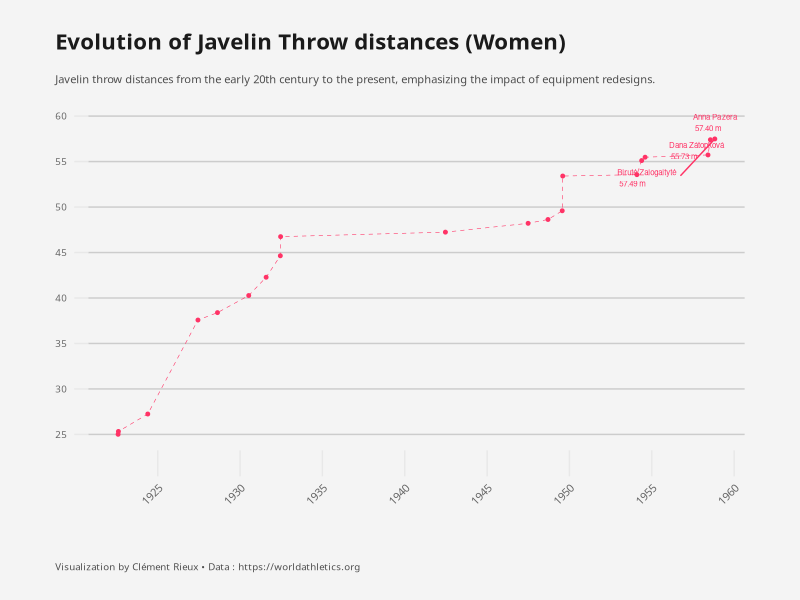
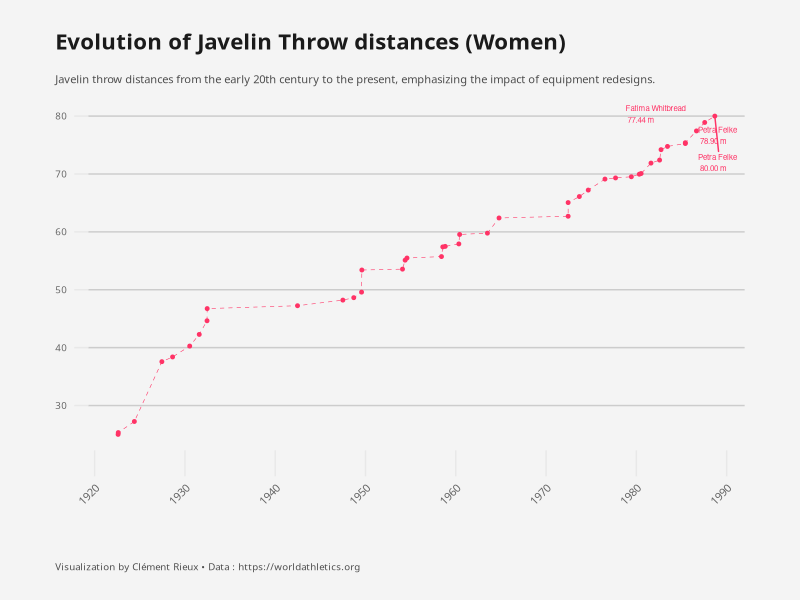
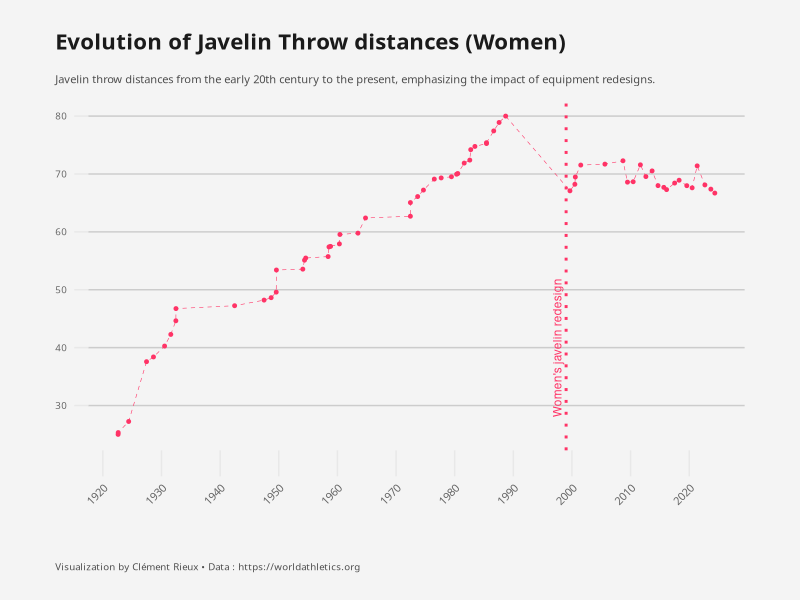
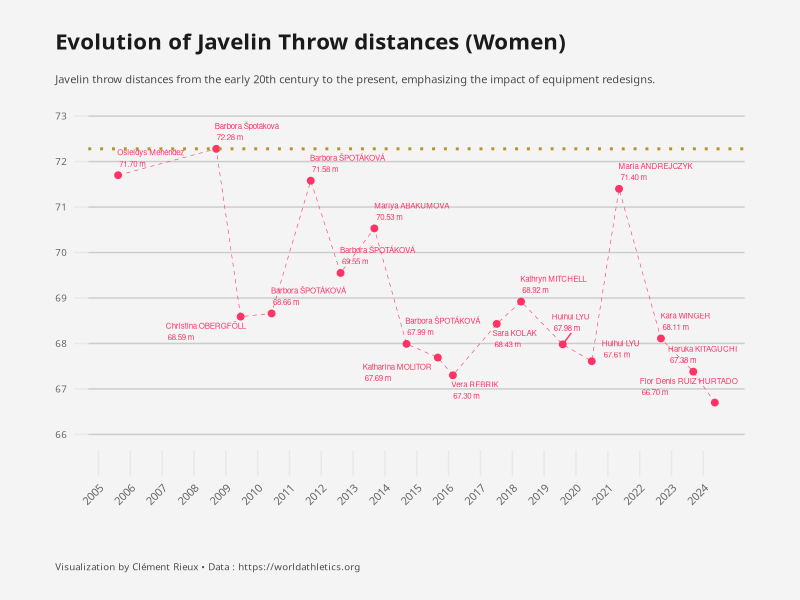
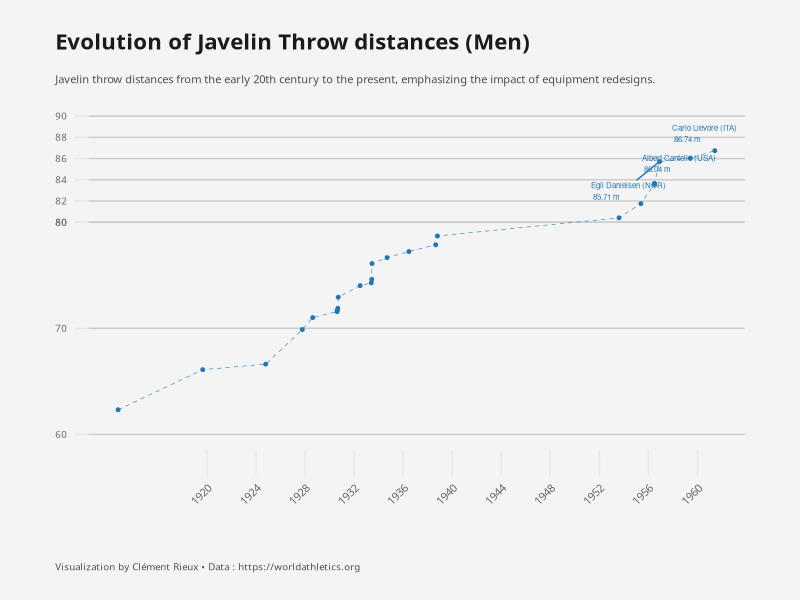
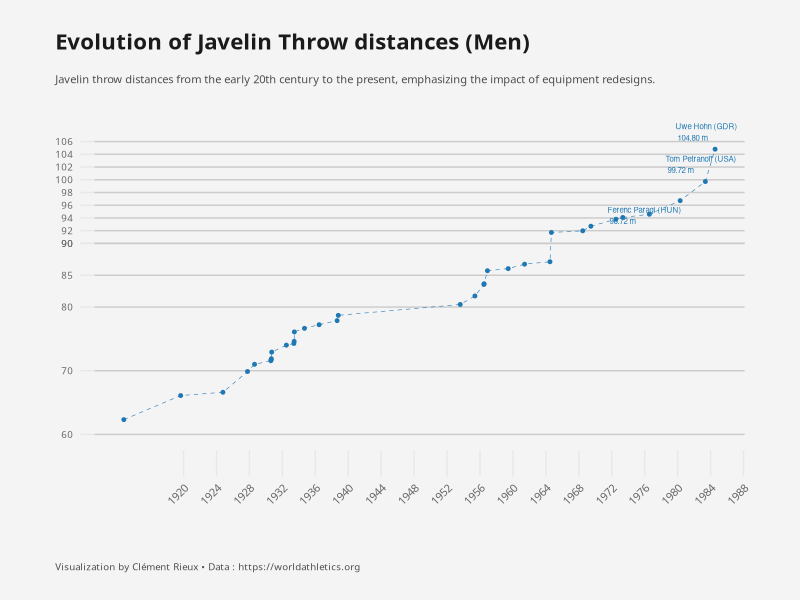
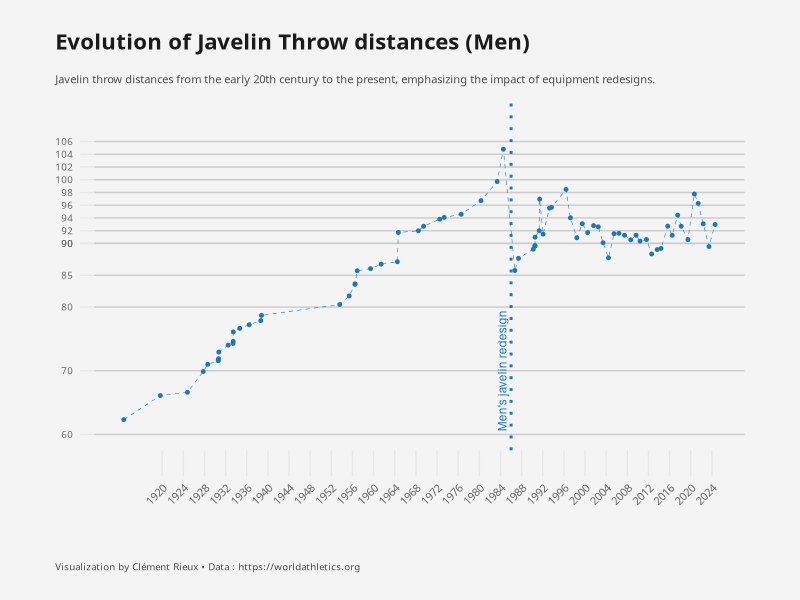
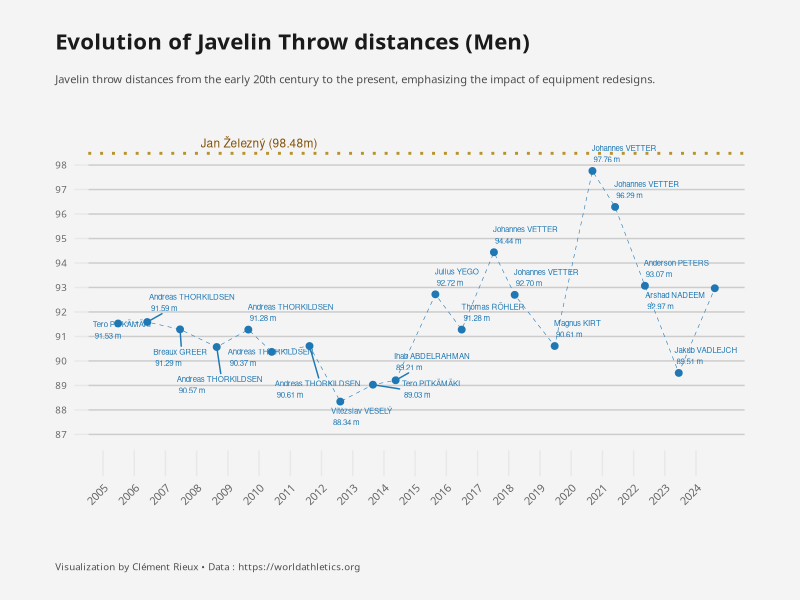

These figures' R source, in order:
## ---- chunk 1
#| label: setup
#| echo: false
#| output: false


library(ggplot2)
library(dplyr)
library(ggtext)
library(ggrepel)

data = read.csv("javelin_distance.csv")
data$Date = as.Date(data$Date)

theme_set(theme_minimal(base_family = "Avenir Next Condensed"))

theme_update(
  axis.title = element_blank(),
  axis.text = element_text(color = "grey40"),
  axis.text.x = element_text(size = 8, margin = margin(t = 5), angle = 45, hjust = 1),
  axis.text.y = element_text(size = 7, margin = margin(r = 5)),
  axis.ticks = element_line(color = "grey91", size = .5),
  axis.ticks.length.x = unit(1.3, "lines"),
  axis.ticks.length.y = unit(.7, "lines"),
  panel.grid = element_blank(),
  plot.margin = margin(10, 40, 20, 40),
  plot.background = element_rect(fill = "#F4F4F4", color = "#F4F4F4"),
  panel.background = element_rect(fill = "#F4F4F4", color = "#F4F4F4"),
  panel.grid.major.y = element_line(color = "gray80"), # Customize horizontal gridlines

  plot.title = element_text(color = "grey10", size = 16, face = "bold",
                            margin = margin(t = 15)),
  plot.subtitle = element_markdown(color = "grey30", size = 8, 
                                   lineheight = 1.35,
                                   margin = margin(t = 15, b = 10)),
  plot.title.position = "plot",
  plot.caption.position = "plot",
  plot.caption = element_text(color = "grey30", size = 7,
                              lineheight = 1.2, hjust = 0, 
                              margin = margin(t = 40)),
  legend.position = "none"
)

gender_colors <- c("Men" = "#1f78b4",
                   "Women" = "#FF3366") 

## ---- chunk 2
#| label: women-distance-old1
data %>% 
  filter(Gender == 'Women',
         Date < "1960-01-01") %>% 
ggplot(aes(x = Date, y = Mark, color = Gender)) + 
  geom_point(size = 1) + 
  geom_text_repel(data = data %>% 
                        filter(Gender == 'Women',
                               Date < "1960-01-01") %>% 
                        arrange(desc(Mark)) %>% head(3),
    aes(label = paste(Athlete, "\n", sprintf("%.2f", Mark), "m")), hjust = 0, vjust = -0.5, size =2) + 

  geom_line(aes(group = Gender), linetype = "dashed", size = 0.2) + 
  labs(
    title = "Evolution of Javelin Throw distances (Women)",
    subtitle = "Javelin throw distances from the early 20th century to the present, emphasizing the impact of equipment redesigns.",
    x = "Year",
    y = "Distance (m)",
    color = "Gender",
    caption = "Visualization by Clément Rieux • Data : https://worldathletics.org"
  ) + 
  scale_color_manual(values = gender_colors) + 
    scale_x_date(
    breaks = seq(as.Date("1920-01-01"),as.Date("1960-12-01"), by = "5 years"),  # Set breaks every 2 years
    date_labels = "%Y"  # Format date labels as year
  ) +
  scale_y_continuous(
    breaks = c(
      seq(20, 60, by = 5)
    ), 
    limits = c(25,60),
    minor_breaks = NULL  # Remove minor breaks for clarity
  ) 
## ---- chunk 3
#| label: women-distance-old
data %>% 
  filter(Gender == 'Women',
         Date < "1990-01-01") %>% 
ggplot(aes(x = Date, y = Mark, color = Gender)) + 
  geom_point(size = 1) + 
  geom_text_repel(data = data %>% 
                        filter(Gender == 'Women',
                               Date < "1990-01-01") %>% 
                        arrange(desc(Mark)) %>% head(3),
    aes(label = paste(Athlete, "\n", sprintf("%.2f", Mark), "m")), hjust = 0, vjust = -0.5, size =2) + 

  geom_line(aes(group = Gender), linetype = "dashed", size = 0.2) + 
  labs(
    title = "Evolution of Javelin Throw distances (Women)",
    subtitle = "Javelin throw distances from the early 20th century to the present, emphasizing the impact of equipment redesigns.",
    x = "Year",
    y = "Distance (m)",
    color = "Gender",
    caption = "Visualization by Clément Rieux • Data : https://worldathletics.org"
  ) + 
  scale_color_manual(values = gender_colors) + 
    scale_x_date(
    breaks = seq(as.Date("1920-01-01"),as.Date("1990-12-01"), by = "10 years"),  # Set breaks every 2 years
    date_labels = "%Y"  # Format date labels as year
  ) +
  scale_y_continuous(
    breaks = c(
      seq(30, 80, by = 10), # 30 to 80 with a step of 10m
      seq(85, 90, by = 5),  # 85 to 90 with a step of 2m
      seq(90, 106, by = 2)  # 90 to 100 with a step of 1m
    ), 
    minor_breaks = NULL  # Remove minor breaks for clarity
  ) 
## ---- chunk 4
#| label: women-distance
data %>% 
  filter(Gender == 'Women',
         ) %>% 
ggplot(aes(x = Date, y = Mark, color = Gender)) + 
  geom_point(size = 1) + 
  geom_line(aes(group = Gender), linetype = "dashed", size = 0.2) + 
  # geom_vline(xintercept = c(as.Date("1986-01-01")), 
  #            linetype = "dotted", color = "#1f78b4", size = 1) + 
  geom_vline(xintercept = c(as.Date("1999-01-01")), 
             linetype = "dotted", color = "#FF3366", size = 1) + 
  # annotate("text", x = as.Date("1986-01-01"), y = 40, 
           # label = "Men's javelin redesign", color = "#1f78b4", angle = 90, vjust = -0.5) + 
  annotate("text", x = as.Date("1999-01-01"), y = 40, 
           label = "Women's javelin redesign", color = "#FF3366", angle = 90, vjust = -0.5, size = 3) + 
  labs(
    title = "Evolution of Javelin Throw distances (Women)",
    subtitle = "Javelin throw distances from the early 20th century to the present, emphasizing the impact of equipment redesigns.",
    x = "Year",
    y = "Distance (m)",
    color = "Gender",
    caption = "Visualization by Clément Rieux • Data : https://worldathletics.org"
  ) + 
  scale_color_manual(values = gender_colors) + 
    scale_x_date(
    breaks = seq(as.Date("1920-01-01"),as.Date("2024-12-01"), by = "10 years"),  # Set breaks every 2 years
    date_labels = "%Y"  # Format date labels as year
  ) +
  scale_y_continuous(
    breaks = c(
      seq(30, 80, by = 10), # 30 to 80 with a step of 10m
      seq(85, 90, by = 5),  # 85 to 90 with a step of 2m
      seq(90, 106, by = 2)  # 90 to 100 with a step of 1m
    ), 
    minor_breaks = NULL  # Remove minor breaks for clarity
  ) 
## ---- chunk 5
#| label: women-distance-zoom

data %>%
  filter(Gender == 'Women', Date > "2005-01-01") %>%
  ggplot(aes(x = Date, y = Mark, color = Gender)) + 
  geom_point(size = 2) + 
  geom_line(aes(group = Gender), linetype = "dashed", size = 0.2) + 
    geom_hline(yintercept = 72.28,
    linetype = "dotted", color = "#b8922a", size = 1) +
  geom_text_repel(aes(label = paste(Athlete, "\n", sprintf("%.2f", Mark), "m")), hjust = 0, vjust = -0.5, size =2) + 
  labs(
    title = "Evolution of Javelin Throw distances (Women)", 
    subtitle = "Javelin throw distances from the early 20th century to the present, emphasizing the impact of equipment redesigns.", 
    x = "Year", 
    y = "Distance (m)", 
    color = "Gender", 
    caption = "Visualization by Clément Rieux • Data : https://worldathletics.org"
  ) + 
  scale_color_manual(values = gender_colors) + 
  scale_x_date(
    breaks = seq(as.Date("2005-01-01"), as.Date("2024-12-01"), by = "1 year"),
    date_labels = "%Y"
  ) + 
  scale_y_continuous(
    breaks = seq(60, 100, by = 1),  limits = c(66, 73),
    minor_breaks = NULL  # Remove minor breaks for clarity
  )

## ---- chunk 6
#| label: men-distance1-old


data %>% 
  filter(Gender == 'Men',
         Date < "1964-01-01") %>% 
ggplot(aes(x = Date, y = Mark, color = Gender)) + 
  geom_point(size = 1) + 
  geom_line(aes(group = Gender), linetype = "dashed", size = 0.2) + 
  geom_text_repel(data = data %>% 
                        filter(Gender == 'Men',
                               Date < "1964-01-01") %>% 
                        arrange(desc(Mark)) %>% head(3),
    aes(label = paste(Athlete, "\n", sprintf("%.2f", Mark), "m")), hjust = 0, vjust = -0.5, size =2) + 

  labs(
    title = "Evolution of Javelin Throw distances (Men)",
    subtitle = "Javelin throw distances from the early 20th century to the present, emphasizing the impact of equipment redesigns.",
    x = "Year",
    y = "Distance (m)",
    color = "Gender",
    caption = "Visualization by Clément Rieux • Data : https://worldathletics.org"
  ) + 
  scale_color_manual(values = gender_colors) + 
    scale_x_date(
    breaks = seq(as.Date("1920-01-01"),as.Date("2024-12-01"), by = "4 years"),  # Set breaks every 2 years
    date_labels = "%Y"  # Format date labels as year
  ) +
  scale_y_continuous(
    breaks = c(
      seq(60, 80, by = 10), # 30 to 80 with a step of 10m
      seq(80, 90, by = 2)  # 85 to 90 with a step of 2m
    ), 
    limits = c(60,90),
    minor_breaks = NULL  # Remove minor breaks for clarity
  ) 
## ---- chunk 7
#| label: men-distance-old


data %>% 
  filter(Gender == 'Men',
         Date < "1986-01-01") %>% 
ggplot(aes(x = Date, y = Mark, color = Gender)) + 
  geom_point(size = 1) + 
  geom_line(aes(group = Gender), linetype = "dashed", size = 0.2) + 
  geom_text_repel(data = data %>% 
                        filter(Gender == 'Men',
                               Date < "1986-01-01") %>% 
                        arrange(desc(Mark)) %>% head(3),
    aes(label = paste(Athlete, "\n", sprintf("%.2f", Mark), "m")), hjust = 0, vjust = -0.5, size =2) + 

  labs(
    title = "Evolution of Javelin Throw distances (Men)",
    subtitle = "Javelin throw distances from the early 20th century to the present, emphasizing the impact of equipment redesigns.",
    x = "Year",
    y = "Distance (m)",
    color = "Gender",
    caption = "Visualization by Clément Rieux • Data : https://worldathletics.org"
  ) + 
  scale_color_manual(values = gender_colors) + 
    scale_x_date(
    breaks = seq(as.Date("1920-01-01"),as.Date("2024-12-01"), by = "4 years"),  # Set breaks every 2 years
    date_labels = "%Y"  # Format date labels as year
  ) +
  scale_y_continuous(
    breaks = c(
      seq(60, 80, by = 10), # 30 to 80 with a step of 10m
      seq(85, 90, by = 5),  # 85 to 90 with a step of 2m
      seq(90, 106, by = 2)  # 90 to 100 with a step of 1m
    ), 
    limits = c(60,110),
    minor_breaks = NULL  # Remove minor breaks for clarity
  ) 
## ---- chunk 8
#| label: men-distance


data %>% 
  filter(Gender == 'Men') %>% 
ggplot(aes(x = Date, y = Mark, color = Gender)) + 
  geom_point(size = 1) + 
  geom_line(aes(group = Gender), linetype = "dashed", size = 0.2) + 
  geom_vline(xintercept = c(as.Date("1986-01-01")),
             linetype = "dotted", color = "#1f78b4", size = 1) +
  # geom_vline(xintercept = c(as.Date("1999-01-01")), 
             # linetype = "dotted", color = "#FF3366", size = 1) + 
  annotate("text", x = as.Date("1986-01-01"), y = 70, 
           label = "Men's javelin redesign", color = "#1f78b4", angle = 90, vjust = -0.5, size = 3) + 
  # annotate("text", x = as.Date("1999-01-01"), y = 40, 
           # label = "Women's javelin redesign", color = "#FF3366", angle = 90, vjust = -0.5) + 
  labs(
    title = "Evolution of Javelin Throw distances (Men)",
    subtitle = "Javelin throw distances from the early 20th century to the present, emphasizing the impact of equipment redesigns.",
    x = "Year",
    y = "Distance (m)",
    color = "Gender",
    caption = "Visualization by Clément Rieux • Data : https://worldathletics.org"
  ) + 
  scale_color_manual(values = gender_colors) + 
    scale_x_date(
    breaks = seq(as.Date("1920-01-01"),as.Date("2024-12-01"), by = "4 years"),  # Set breaks every 2 years
    date_labels = "%Y"  # Format date labels as year
  ) +
  scale_y_continuous(
    breaks = c(
      seq(30, 80, by = 10), # 30 to 80 with a step of 10m
      seq(85, 90, by = 5),  # 85 to 90 with a step of 2m
      seq(90, 106, by = 2)  # 90 to 100 with a step of 1m
    ), 
    limits = c(60, 110),
    minor_breaks = NULL  # Remove minor breaks for clarity
  ) 
## ---- chunk 9
#| label: men-distance-zoom

data %>%
  filter(Gender == 'Men', Date > "2005-01-01") %>%
  ggplot(aes(x = Date, y = Mark, color = Gender)) + 
  geom_point(size = 2) + 
  geom_line(aes(group = Gender), linetype = "dashed", size = 0.2) + 
  geom_hline(yintercept = 98.48,
    linetype = "dotted", color = "#b8922a", size = 1) +
  annotate("text", x = as.Date("2010-01-01"), y = 98.90, 
           label = "Jan Železný (98.48m)", color = "#825209", size = 3) + 
  geom_text_repel(aes(label = paste(Athlete, "\n", sprintf("%.2f", Mark), "m")), hjust = 0, vjust = -0.5, size =2) + 
  labs(
    title = "Evolution of Javelin Throw distances (Men)", 
    subtitle = "Javelin throw distances from the early 20th century to the present, emphasizing the impact of equipment redesigns.", 
    x = "Year", 
    y = "Distance (m)", 
    color = "Gender", 
    caption = "Visualization by Clément Rieux • Data : https://worldathletics.org"
  ) + 
  scale_color_manual(values = gender_colors) + 
  scale_x_date(
    breaks = seq(as.Date("2005-01-01"), as.Date("2024-12-01"), by = "1 year"),
    date_labels = "%Y"
  ) + 
  scale_y_continuous(
    breaks = seq(87, 98, by = 1),  limits = c(87, 100),
    minor_breaks = NULL  # Remove minor breaks for clarity
  )
